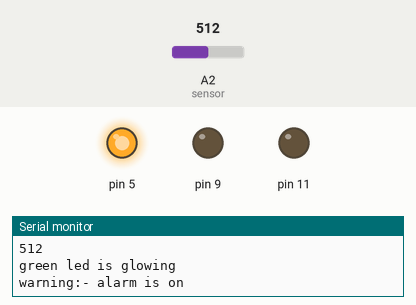
Bench run of a sketch on a simulated Arduino Uno, built with avr-gcc and run on an emulated ATmega328P. On the bench: output pins drawn as LEDs (lit = HIGH), the last lines printed to the serial monitor. Inputs (shaded band) come from the test bench; at power-on: A2 (sensor) = 512.

Above: at 1.8 s.
1.9 s: A2 (sensor) set to 308
3.4 s: A2 (sensor) set to 291
At 5.1 s:
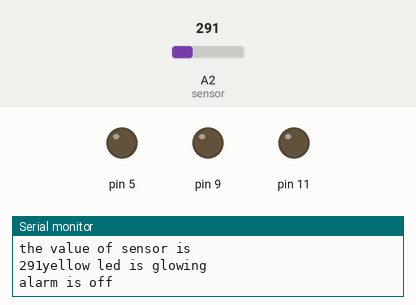
5.5 s: A2 (sensor) set to 306
At 7.0 s:
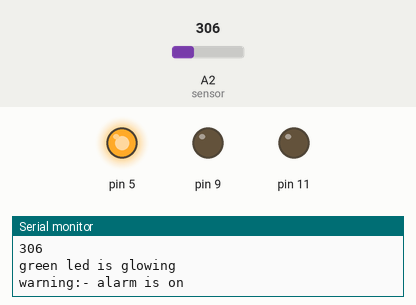
7.5 s: A2 (sensor) set to 290
At 8.9 s:
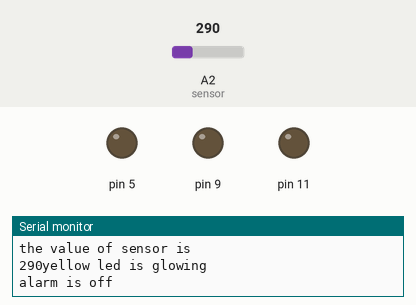
Timing chart, 0 to 10.5 s (numbered marks = the images above; inputs shaded):
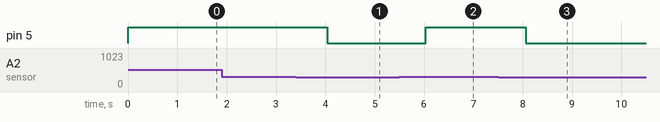

Measured:
- the behaviour switches between 301 and 300 on A2 (sensor) (found by bisection; images 0 and 1)
- after the input at 3.4 s, pin 5: HIGH → LOW after 0.64 s
- after the input at 5.5 s, pin 5: LOW → HIGH after 0.54 s
- after the input at 7.5 s, pin 5: HIGH → LOW after 0.56 s

The sketch:

sound_sensor.ino
```cpp
int greenled =2;
int yellowled = 3;
int buzzer =5;
int sensor =A2;
int sensorvalue=0;
void setup(){
  pinMode(9,OUTPUT);
  pinMode(11,OUTPUT);
  pinMode(5,OUTPUT);
  pinMode(A2,INPUT);
  Serial.begin(9600);

}
void loop()
{
  sensorvalue = analogRead(sensor);
 Serial.println("the value of sensor is");
  Serial.print(sensorvalue);
  if(sensorvalue >300){
    digitalWrite(2,HIGH);
    Serial.print("\n");
    Serial.println("green led is glowing");
    digitalWrite(3,LOW);
    digitalWrite(5,HIGH);
    Serial.println("warning:- alarm is on");
    Serial.print("\n");
  delay(1000);
  }
  else
  {
    digitalWrite(2,LOW);
    digitalWrite(3,HIGH);
    Serial.println("yellow led is glowing");
    digitalWrite(5,LOW);
    Serial.println("alarm is off");

   delay(1000);
  }
}
```
